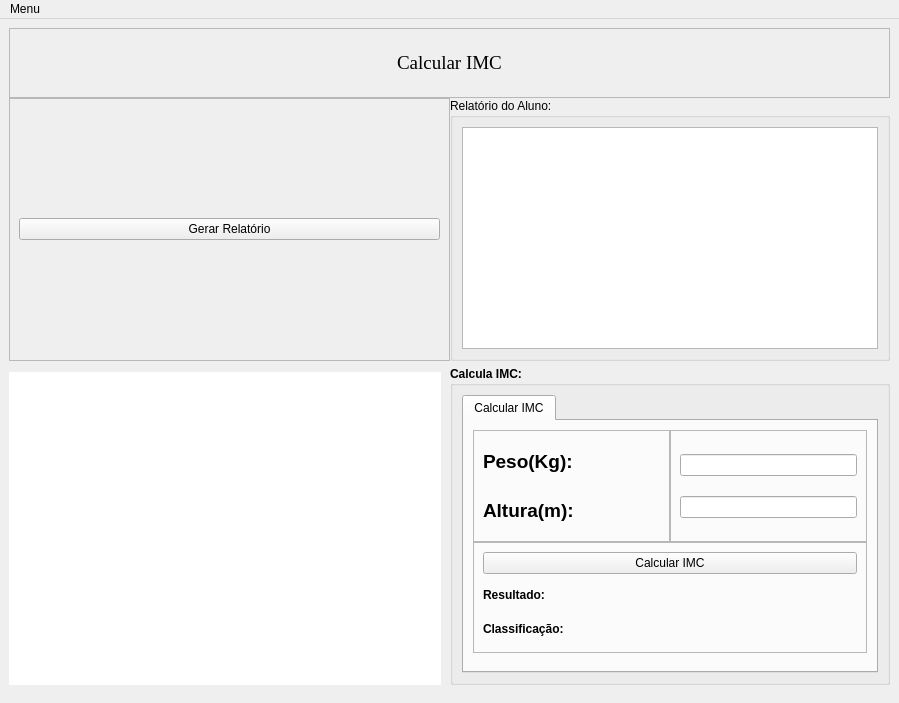
<?xml version="1.0" encoding="UTF-8"?>
<ui version="4.0">
 <class>telaPrincipal</class>
 <widget class="QMainWindow" name="telaPrincipal">
  <property name="geometry">
   <rect>
    <x>0</x>
    <y>0</y>
    <width>899</width>
    <height>703</height>
   </rect>
  </property>
  <property name="windowTitle">
   <string>Calcular IMC Relatorio do Aluno</string>
  </property>
  <widget class="QWidget" name="centralwidget">
   <layout class="QGridLayout" name="gridLayout">
    <item row="0" column="0">
     <widget class="QFrame" name="frame">
      <property name="frameShape">
       <enum>QFrame::NoFrame</enum>
      </property>
      <property name="frameShadow">
       <enum>QFrame::Raised</enum>
      </property>
      <layout class="QVBoxLayout" name="verticalLayout">
       <property name="spacing">
        <number>0</number>
       </property>
       <property name="leftMargin">
        <number>0</number>
       </property>
       <property name="topMargin">
        <number>0</number>
       </property>
       <property name="rightMargin">
        <number>0</number>
       </property>
       <property name="bottomMargin">
        <number>0</number>
       </property>
       <item>
        <widget class="QFrame" name="frame_2">
         <property name="frameShape">
          <enum>QFrame::NoFrame</enum>
         </property>
         <property name="frameShadow">
          <enum>QFrame::Raised</enum>
         </property>
         <layout class="QGridLayout" name="gridLayout_2">
          <property name="leftMargin">
           <number>0</number>
          </property>
          <property name="topMargin">
           <number>0</number>
          </property>
          <property name="rightMargin">
           <number>0</number>
          </property>
          <property name="bottomMargin">
           <number>0</number>
          </property>
          <property name="spacing">
           <number>0</number>
          </property>
          <item row="1" column="0">
           <widget class="QFrame" name="frame_5">
            <property name="sizePolicy">
             <sizepolicy hsizetype="Preferred" vsizetype="Expanding">
              <horstretch>0</horstretch>
              <verstretch>0</verstretch>
             </sizepolicy>
            </property>
            <property name="frameShape">
             <enum>QFrame::StyledPanel</enum>
            </property>
            <property name="frameShadow">
             <enum>QFrame::Raised</enum>
            </property>
            <layout class="QGridLayout" name="gridLayout_3">
             <item row="0" column="0">
              <widget class="QPushButton" name="btn_gerarRelatorio">
               <property name="text">
                <string>Gerar Relatório</string>
               </property>
              </widget>
             </item>
            </layout>
           </widget>
          </item>
          <item row="0" column="0" colspan="2">
           <widget class="QFrame" name="frame_titulo">
            <property name="sizePolicy">
             <sizepolicy hsizetype="Expanding" vsizetype="Preferred">
              <horstretch>0</horstretch>
              <verstretch>0</verstretch>
             </sizepolicy>
            </property>
            <property name="minimumSize">
             <size>
              <width>0</width>
              <height>70</height>
             </size>
            </property>
            <property name="maximumSize">
             <size>
              <width>16777215</width>
              <height>70</height>
             </size>
            </property>
            <property name="frameShape">
             <enum>QFrame::StyledPanel</enum>
            </property>
            <property name="frameShadow">
             <enum>QFrame::Raised</enum>
            </property>
            <layout class="QGridLayout" name="gridLayout_9">
             <item row="0" column="0" alignment="Qt::AlignHCenter">
              <widget class="QLabel" name="label_titulo">
               <property name="font">
                <font>
                 <family>Times New Roman</family>
                 <pointsize>14</pointsize>
                </font>
               </property>
               <property name="text">
                <string>Calcular IMC</string>
               </property>
              </widget>
             </item>
            </layout>
           </widget>
          </item>
          <item row="1" column="1">
           <widget class="QGroupBox" name="gb_relatorio">
            <property name="title">
             <string>Relatório do Aluno:</string>
            </property>
            <layout class="QGridLayout" name="gridLayout_13">
             <property name="leftMargin">
              <number>9</number>
             </property>
             <item row="0" column="0">
              <widget class="QFrame" name="frame_4">
               <property name="sizePolicy">
                <sizepolicy hsizetype="Preferred" vsizetype="Expanding">
                 <horstretch>0</horstretch>
                 <verstretch>0</verstretch>
                </sizepolicy>
               </property>
               <property name="frameShape">
                <enum>QFrame::NoFrame</enum>
               </property>
               <property name="frameShadow">
                <enum>QFrame::Raised</enum>
               </property>
               <layout class="QGridLayout" name="gridLayout_4">
                <property name="leftMargin">
                 <number>0</number>
                </property>
                <property name="topMargin">
                 <number>0</number>
                </property>
                <property name="rightMargin">
                 <number>0</number>
                </property>
                <property name="bottomMargin">
                 <number>0</number>
                </property>
                <property name="spacing">
                 <number>0</number>
                </property>
                <item row="0" column="0">
                 <widget class="QTextEdit" name="entry_relatorio">
                  <property name="sizePolicy">
                   <sizepolicy hsizetype="Preferred" vsizetype="Expanding">
                    <horstretch>0</horstretch>
                    <verstretch>0</verstretch>
                   </sizepolicy>
                  </property>
                 </widget>
                </item>
               </layout>
              </widget>
             </item>
            </layout>
           </widget>
          </item>
         </layout>
        </widget>
       </item>
       <item>
        <widget class="QFrame" name="frame_3">
         <property name="sizePolicy">
          <sizepolicy hsizetype="Preferred" vsizetype="Expanding">
           <horstretch>0</horstretch>
           <verstretch>0</verstretch>
          </sizepolicy>
         </property>
         <property name="frameShape">
          <enum>QFrame::NoFrame</enum>
         </property>
         <property name="frameShadow">
          <enum>QFrame::Raised</enum>
         </property>
         <layout class="QGridLayout" name="gridLayout_5">
          <property name="leftMargin">
           <number>0</number>
          </property>
          <property name="topMargin">
           <number>5</number>
          </property>
          <property name="rightMargin">
           <number>0</number>
          </property>
          <property name="bottomMargin">
           <number>9</number>
          </property>
          <property name="spacing">
           <number>0</number>
          </property>
          <item row="0" column="1">
           <widget class="QGroupBox" name="gb_principal">
            <property name="font">
             <font>
              <weight>75</weight>
              <bold>true</bold>
             </font>
            </property>
            <property name="title">
             <string>Calcula IMC:</string>
            </property>
            <layout class="QGridLayout" name="gridLayout_8">
             <property name="topMargin">
              <number>9</number>
             </property>
             <property name="bottomMargin">
              <number>9</number>
             </property>
             <item row="0" column="0">
              <widget class="QTabWidget" name="tb_calcularImc">
               <property name="sizePolicy">
                <sizepolicy hsizetype="Preferred" vsizetype="Expanding">
                 <horstretch>0</horstretch>
                 <verstretch>0</verstretch>
                </sizepolicy>
               </property>
               <property name="font">
                <font>
                 <weight>50</weight>
                 <bold>false</bold>
                </font>
               </property>
               <property name="currentIndex">
                <number>0</number>
               </property>
               <widget class="QWidget" name="tab">
                <attribute name="title">
                 <string>Calcular IMC</string>
                </attribute>
                <layout class="QGridLayout" name="gridLayout_10">
                 <item row="0" column="0">
                  <widget class="QFrame" name="frame_8">
                   <property name="frameShape">
                    <enum>QFrame::NoFrame</enum>
                   </property>
                   <property name="frameShadow">
                    <enum>QFrame::Raised</enum>
                   </property>
                   <layout class="QGridLayout" name="gridLayout_12">
                    <property name="leftMargin">
                     <number>0</number>
                    </property>
                    <property name="topMargin">
                     <number>0</number>
                    </property>
                    <property name="rightMargin">
                     <number>0</number>
                    </property>
                    <property name="bottomMargin">
                     <number>9</number>
                    </property>
                    <property name="spacing">
                     <number>0</number>
                    </property>
                    <item row="0" column="0">
                     <widget class="QFrame" name="frame_9">
                      <property name="frameShape">
                       <enum>QFrame::StyledPanel</enum>
                      </property>
                      <property name="frameShadow">
                       <enum>QFrame::Raised</enum>
                      </property>
                      <layout class="QVBoxLayout" name="verticalLayout_2">
                       <item>
                        <widget class="QLabel" name="label_peso">
                         <property name="font">
                          <font>
                           <pointsize>14</pointsize>
                           <weight>75</weight>
                           <bold>true</bold>
                          </font>
                         </property>
                         <property name="text">
                          <string>Peso(Kg):</string>
                         </property>
                        </widget>
                       </item>
                       <item>
                        <widget class="QLabel" name="label_altura">
                         <property name="font">
                          <font>
                           <pointsize>14</pointsize>
                           <weight>75</weight>
                           <bold>true</bold>
                          </font>
                         </property>
                         <property name="text">
                          <string>Altura(m):</string>
                         </property>
                        </widget>
                       </item>
                      </layout>
                     </widget>
                    </item>
                    <item row="0" column="1">
                     <widget class="QFrame" name="frame_10">
                      <property name="frameShape">
                       <enum>QFrame::StyledPanel</enum>
                      </property>
                      <property name="frameShadow">
                       <enum>QFrame::Raised</enum>
                      </property>
                      <layout class="QGridLayout" name="gridLayout_11">
                       <item row="0" column="0">
                        <widget class="QLineEdit" name="entry_peso">
                         <property name="sizePolicy">
                          <sizepolicy hsizetype="Preferred" vsizetype="Fixed">
                           <horstretch>0</horstretch>
                           <verstretch>0</verstretch>
                          </sizepolicy>
                         </property>
                        </widget>
                       </item>
                       <item row="1" column="0">
                        <widget class="QLineEdit" name="entry_altura">
                         <property name="sizePolicy">
                          <sizepolicy hsizetype="Preferred" vsizetype="Fixed">
                           <horstretch>0</horstretch>
                           <verstretch>0</verstretch>
                          </sizepolicy>
                         </property>
                        </widget>
                       </item>
                      </layout>
                     </widget>
                    </item>
                    <item row="1" column="0" colspan="2">
                     <widget class="QFrame" name="frame_11">
                      <property name="sizePolicy">
                       <sizepolicy hsizetype="Expanding" vsizetype="Preferred">
                        <horstretch>0</horstretch>
                        <verstretch>0</verstretch>
                       </sizepolicy>
                      </property>
                      <property name="frameShape">
                       <enum>QFrame::StyledPanel</enum>
                      </property>
                      <property name="frameShadow">
                       <enum>QFrame::Raised</enum>
                      </property>
                      <layout class="QGridLayout" name="gridLayout_7">
                       <item row="1" column="0" alignment="Qt::AlignLeft">
                        <widget class="QLabel" name="label_resultado">
                         <property name="minimumSize">
                          <size>
                           <width>80</width>
                           <height>0</height>
                          </size>
                         </property>
                         <property name="maximumSize">
                          <size>
                           <width>80</width>
                           <height>16777215</height>
                          </size>
                         </property>
                         <property name="font">
                          <font>
                           <pointsize>9</pointsize>
                           <weight>75</weight>
                           <bold>true</bold>
                          </font>
                         </property>
                         <property name="text">
                          <string>Resultado:</string>
                         </property>
                        </widget>
                       </item>
                       <item row="0" column="0">
                        <widget class="QPushButton" name="btn_calcularImc">
                         <property name="text">
                          <string>Calcular IMC</string>
                         </property>
                        </widget>
                       </item>
                       <item row="2" column="0" alignment="Qt::AlignLeft">
                        <widget class="QLabel" name="label_classificasao">
                         <property name="minimumSize">
                          <size>
                           <width>80</width>
                           <height>0</height>
                          </size>
                         </property>
                         <property name="maximumSize">
                          <size>
                           <width>80</width>
                           <height>16777215</height>
                          </size>
                         </property>
                         <property name="font">
                          <font>
                           <pointsize>9</pointsize>
                           <weight>75</weight>
                           <bold>true</bold>
                          </font>
                         </property>
                         <property name="text">
                          <string>Classificação:</string>
                         </property>
                        </widget>
                       </item>
                      </layout>
                     </widget>
                    </item>
                   </layout>
                  </widget>
                 </item>
                </layout>
               </widget>
              </widget>
             </item>
            </layout>
           </widget>
          </item>
          <item row="0" column="0">
           <widget class="QFrame" name="frame_6">
            <property name="frameShape">
             <enum>QFrame::NoFrame</enum>
            </property>
            <property name="frameShadow">
             <enum>QFrame::Raised</enum>
            </property>
            <layout class="QGridLayout" name="gridLayout_6">
             <property name="leftMargin">
              <number>0</number>
             </property>
             <property name="topMargin">
              <number>6</number>
             </property>
             <property name="bottomMargin">
              <number>0</number>
             </property>
             <item row="0" column="0">
              <widget class="QListView" name="lv_relatorio">
               <property name="sizePolicy">
                <sizepolicy hsizetype="Preferred" vsizetype="Expanding">
                 <horstretch>0</horstretch>
                 <verstretch>0</verstretch>
                </sizepolicy>
               </property>
               <property name="frameShape">
                <enum>QFrame::NoFrame</enum>
               </property>
              </widget>
             </item>
            </layout>
           </widget>
          </item>
         </layout>
        </widget>
       </item>
      </layout>
     </widget>
    </item>
   </layout>
  </widget>
  <widget class="QMenuBar" name="menubar">
   <property name="geometry">
    <rect>
     <x>0</x>
     <y>0</y>
     <width>899</width>
     <height>21</height>
    </rect>
   </property>
   <widget class="QMenu" name="menuMenu">
    <property name="title">
     <string>Menu</string>
    </property>
    <addaction name="actionPredicoes"/>
   </widget>
   <addaction name="menuMenu"/>
  </widget>
  <action name="actionPredicoes">
   <property name="text">
    <string>Predições</string>
   </property>
  </action>
 </widget>
 <resources/>
 <connections/>
</ui>
